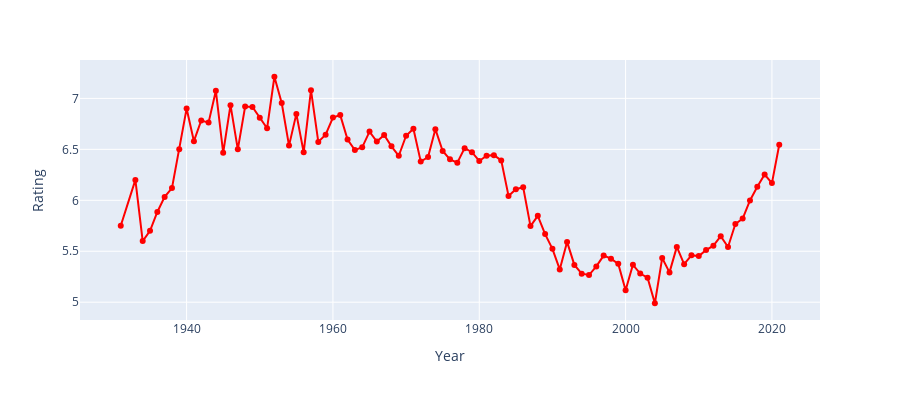

The notebook cell saved with this chart:
### Code cell
iplot(px.line(data_frame=Rating_by_years,x="Year",y="Rating",markers=True,color_discrete_sequence=["red"],height=400))
